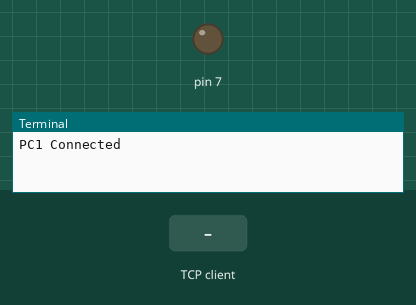
This program was run on a simulated Raspberry Pi (header pin numbers). Parts: output pins drawn as LEDs (lit = HIGH), the last lines printed to the terminal. The test bench sets the inputs (shaded band). One TCP client connects 1 s after the port opens and stays connected; the clock reads 2024-03-15 10:24:30 at power-on unless the program sets it.

Above: at 1.2 s.
1.3 s: the TCP client sends "1"
At 2.01 s:
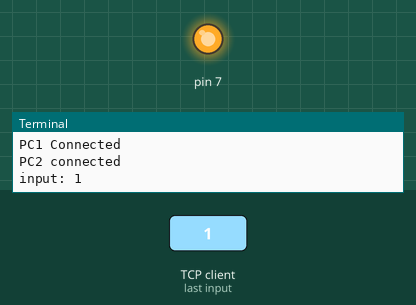
4.3 s: the TCP client sends "0"
Timing chart, 0 to 8.0 s (numbered marks = the images above; inputs shaded):
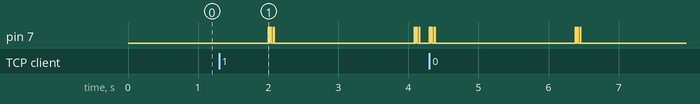

The program:

file_transfer_rasp_pi.py
```python
#!/usr/bin/env python
import socket
import RPi.GPIO as GPIO
import time
import sys


def GPIO_init():
    GPIO.setmode(GPIO.BOARD)
    GPIO.setup(7, GPIO.OUT)
    GPIO.output(7, 0)


# Send the data in the form of light pulses.
def sendPacket(char):
    var = 0
    charBin = string_to_bits(char)
    charBin = [1, charBin[1], charBin[2], charBin[3], charBin[4], charBin[5], charBin[6], charBin[7]]
    for i in range(8):
        GPIO.output(7, int(charBin[i]))
        time.sleep(sleep)
        #  	print int(charBin[i])


# Convert the data from String to binary/bits.
def string_to_bits(string_data):
    return ''.join(bin(ord(ch))[2:].zfill(8) for ch in string_data)


# Sleep time for LED.
sleep = 1 / 100.0000

# Socket Connection fields.
TCP_IP = '10.139.64.106'
TCP_PORT_PC1 = 6004
TCP_PORT_PC2 = 6005
BUFFER_SIZE = 1

GPIO_init()

# PC1 connection.
try:
    PC1 = socket.socket(socket.AF_INET, socket.SOCK_STREAM)
    PC1.setsockopt(socket.SOL_SOCKET, socket.SO_REUSEADDR, 1)
    PC1.bind((TCP_IP, TCP_PORT_PC1))
    PC1.listen(1)
    connPC1, addrPC1 = PC1.accept()
    print 'PC1 Connected'
except:
    print 'TCP CONNECTION ERR - PC1'
    e = sys.exc_info()[0]
    print e
    PC1.shutdown(socket.SHUT_RDWR)
    PC1.close()
    sys.exit(1)

# PC2 connection.
try:
    PC2 = socket.socket(socket.AF_INET, socket.SOCK_STREAM)
    PC2.setsockopt(socket.SOL_SOCKET, socket.SO_REUSEADDR, 1)
    PC2.bind((TCP_IP, TCP_PORT_PC2))
    PC2.listen(1)
    connPC2, addrPC2 = PC2.accept()
    connPC2.settimeout(2)
    print 'PC2 connected'
except:
    print 'TCP CONNECTION ERR - PC2'
    PC1.close()
    PC2.close()
    sys.exit(1)

timeStart = time.time()
byteCount = 0
retransmissionCount = 0
errors = 0

while 1:
    # Receive the values from the sender.
    # It is a blocking call.
    dataToTransmit = connPC1.recv(BUFFER_SIZE)

    ack = None

    byteCount += 1
    timeoutCount = 0
    retransmit = 0
    currentError = 0

    print "input:", dataToTransmit
    if ord(dataToTransmit) != 127:
        sendPacket(dataToTransmit)
    else:
        sendPacket(dataToTransmit)
        timeEnd = time.time()
        serviceTime = timeEnd - timeStart
        print "Byte Count=", byteCount
        print "Retransmission Count =", retransmissionCount
        print "serviceTime =", serviceTime
        print "avg speed = (bps)", byteCount / serviceTime * 8
        print "Errors:", errors
        print "Error Rate:", errors * 1.0 / byteCount
        sys.exit(1)

    GPIO.output(7, 0)
    try:
        ack = connPC2.recv(BUFFER_SIZE)
        print "received1:", ack
    except socket.timeout:
        retransmit = 1
        print 'Socket timeout'
        pass

    # Check the ack. Compare with the transmitted bit and re-transmit accordingly.
    while ack != dataToTransmit and retransmit <= 3:
        # Check number of retransmission of the given character.
        sendPacket(dataToTransmit)
        GPIO.output(7, 0)
        try:
            ack = connPC2.recv(BUFFER_SIZE)
            if ack != dataToTransmit:
                retransmit += 1
            print "retransmission trials", retransmit
            print "received:", ack
        except socket.timeout:
            retransmit += 1
            print 'Socket timeout'
            pass
    # Increase the error count of, the transmission was not successful.
    if ack != dataToTransmit:
        errors += 1
```
